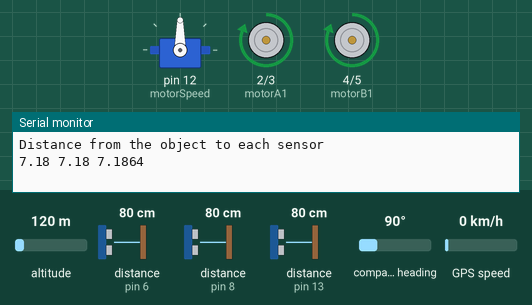
Recording of a sketch running on a simulated Arduino Uno, built for the host (arithmetic inside an expression is 32-bit, double 64-bit). Parts: servo, motor-driver pin pairs drawn as motors (green arrow = first pin HIGH = forward, orange = second pin HIGH = backward, longer = more drive), the last lines printed to the serial monitor. Wiring (inferred from the names in the program): 3 × ultrasonic range finder: trigger pin 7, echo pin 6 / trigger pin 9, echo pin 8 / trigger pin 10, echo pin 13. The inputs (shaded band) are chosen by the test bench; at power-on: distance to the obstacle (sensors on pin 6, pin 8, pin 13) 80 cm, altitude 120 m, compass heading 90°, GPS speed 0 km/h. The echo pulse lasts 58.3 µs per cm; the GPS gets a fix after 3 s at 37.7749, -122.4194 with 8 satellites.

Above: at 1.2 s.
1.3 s: distance to the obstacle (sensor on pin 6) set to 83 cm
At 4.2 s:
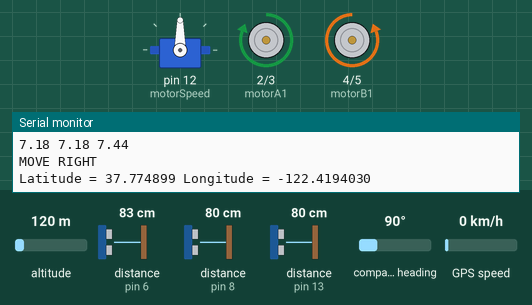
4.5 s: distance to the obstacle (sensor on pin 8) set to 120 cm
At 6.5 s:
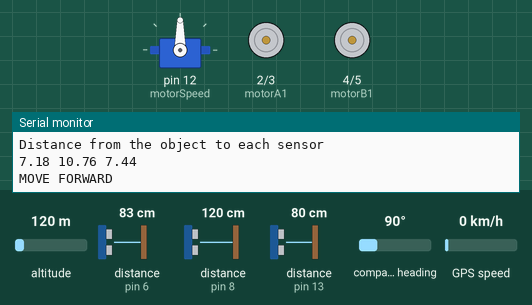
7.5 s: distance to the obstacle (sensor on pin 13) set to 250 cm
At 10.2 s:
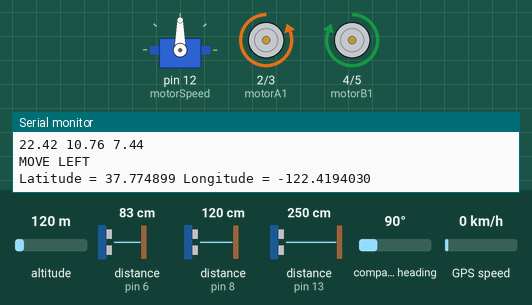
10.5 s: distance to the obstacle (sensor on pin 6) set to 299 cm
At 16.2 s:
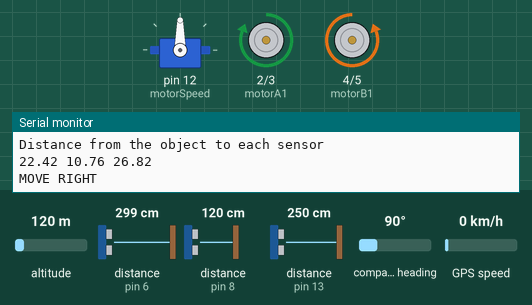
18.3 s: distance to the obstacle (sensor on pin 6) set to 2 cm
At 21.6 s:
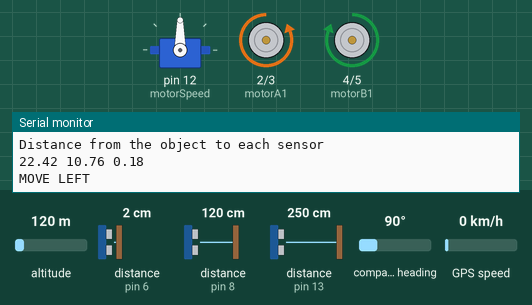
22.7 s: distance to the obstacle (sensor on pin 6) set to 250 cm
At 25.5 s:
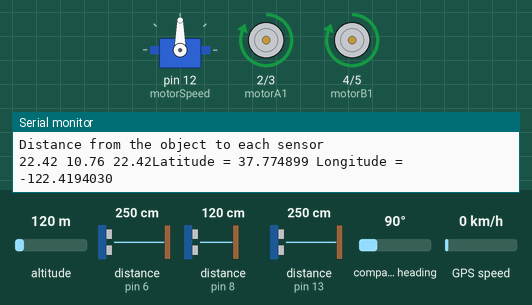
Timing chart, 0 to 26.8 s (numbered marks = the images above; inputs shaded):
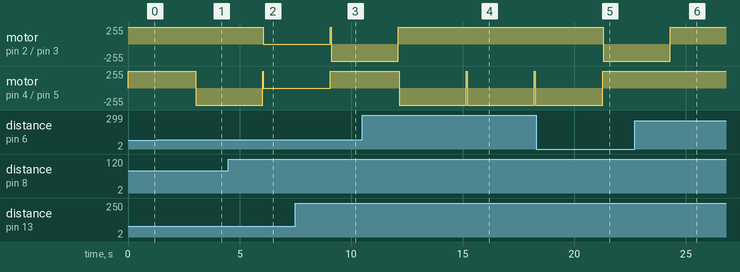

The sketch:

Code.ino
```cpp
#include <Servo.h>
#include <NewPing.h>
#include <TinyGPS.h>
TinyGPS gps;
int echoPinRight = 6;
int trigerPinRight = 7;
int echoPinMiddle = 8;
int trigerPinMiddle = 9;
int echoPinLeft = 13;
int trigerPinLeft = 10;
int motorA1 = 2;
int motorA2 = 3;
int motorB1 = 4;
int motorB2 = 5;
const int motorSpeed = 12;
double echoValueright, echoValuemiddle, echoValueleft;
float cmRight, cmMiddle, cmLeft;
Servo myservo;
float sensorRight()
{
digitalWrite(trigerPinRight, LOW);
delayMicroseconds(2);
digitalWrite(trigerPinRight, HIGH);
delayMicroseconds(10);
digitalWrite(trigerPinRight, LOW);
echoValueright = pulseIn(echoPinRight, HIGH);
cmRight = echoValueright / 650;
//inchesRight=cmRight/2.54;
//Serial.print(cmRight);
return (cmRight);
}
float sensorMiddle()
{
digitalWrite(trigerPinMiddle, LOW);
delayMicroseconds(2);
digitalWrite(trigerPinMiddle, HIGH);
delayMicroseconds(10);
digitalWrite(trigerPinMiddle, LOW);
echoValuemiddle = pulseIn(echoPinMiddle, HIGH);
cmMiddle = echoValuemiddle / 650;
//inchesMiddle=cmMiddle/2.54;
//Serial.print(cmMiddle);
return (cmMiddle);
}
float sensorLeft()
{
digitalWrite(trigerPinLeft, LOW);
delayMicroseconds(2);
digitalWrite(trigerPinLeft, HIGH);
delayMicroseconds(10);
digitalWrite(trigerPinLeft, LOW);
echoValueleft = pulseIn(echoPinLeft, HIGH);
cmLeft = echoValueleft / 650;
//inchesLeft=cmLeft/2.54;
//Serial.print(cmLeft);
return (cmLeft);
}
void setup()
{
Serial.begin(9600);
myservo.attach(12);
pinMode(echoPinLeft, INPUT);
pinMode(trigerPinLeft, OUTPUT);
pinMode(echoPinMiddle, INPUT);
pinMode(trigerPinMiddle, OUTPUT);
pinMode(echoPinRight, INPUT);
pinMode(trigerPinRight, OUTPUT);
pinMode(motorSpeed, OUTPUT);
pinMode(motorA1, OUTPUT);
pinMode(motorA2, OUTPUT);
pinMode(motorB1, OUTPUT);
pinMode(motorB2, OUTPUT);
}
void loop()
{
float cmR, cmM, cmL;
int maxRange = 40;
//analogWrite(motorSpeed, 50);
digitalWrite(motorA1, HIGH);
digitalWrite(motorA2, LOW);
digitalWrite(motorB1, HIGH);
digitalWrite(motorB2, LOW);
cmR = sensorRight();
cmM = sensorMiddle();
cmL = sensorLeft();
Serial.println();
Serial.println("Distance from the object to each sensor");
Serial.println();
Serial.print(cmL);
Serial.print(" ");
Serial.print(cmM);
Serial.print(" ");
Serial.print(cmR);
if ((cmM > maxRange) )
{
digitalWrite(motorA1,HIGH);
digitalWrite(motorA2, HIGH);
digitalWrite(motorB1, HIGH);
digitalWrite(motorB2, HIGH);
Serial.println();
Serial.println("MOVE FORWARD");
}
if ((cmR < maxRange) && (cmL > maxRange) && (cmM < maxRange) )
{
digitalWrite(motorA1,LOW);
digitalWrite(motorA2, HIGH);
digitalWrite(motorB1, HIGH);
digitalWrite(motorB2, LOW);
Serial.println();
Serial.println("MOVE LEFT");
}
else if ((cmR > maxRange) && (cmL < maxRange) && (cmM < maxRange) )
{
digitalWrite(motorA1, HIGH);
digitalWrite(motorA2, LOW);
digitalWrite(motorB1, LOW);
digitalWrite(motorB2, HIGH);
Serial.println();
Serial.println("MOVE RIGHT");
}
else if ((cmR < maxRange) && (cmL < maxRange) && (cmM < maxRange) )
{
if (cmR>cmL && cmR>cmM)
{
  digitalWrite(motorA1, HIGH);
digitalWrite(motorA2, LOW);
digitalWrite(motorB1, LOW);
digitalWrite(motorB2, HIGH);
Serial.println();
Serial.println("MOVE RIGHT");
}
else if (cmR<cmL && cmL>cmM)
{
digitalWrite(motorA1, LOW);
digitalWrite(motorA2, HIGH);
digitalWrite(motorB1, HIGH);
digitalWrite(motorB2, LOW);
Serial.println();
Serial.println("MOVE LEFT");
}
else if(cmM>cmR && cmM>cmL)
{
digitalWrite(motorA1, HIGH);
digitalWrite(motorA2, HIGH);
digitalWrite(motorB1, HIGH);
digitalWrite(motorB2, HIGH);
Serial.println();
Serial.println("MOVE FORWARD");
}
else if (cmM == cmR == cmL )
{
digitalWrite(motorA1, LOW);
digitalWrite(motorA2, LOW);
digitalWrite(motorB1, LOW);
digitalWrite(motorB2, LOW);
Serial.println();
Serial.println("STOP");
}
}
else if ((cmR > maxRange) && (cmL > maxRange) && (cmM < maxRange) )
  {
if (cmL > cmR)
{
digitalWrite(motorA1, LOW);
digitalWrite(motorA2, HIGH);
digitalWrite(motorB1, HIGH);
digitalWrite(motorB2, LOW);
Serial.println();
Serial.println("MOVE LEFT");
}
else if (cmR > cmL)
{
digitalWrite(motorA1, HIGH);
digitalWrite(motorA2, LOW);
digitalWrite(motorB1, LOW);
digitalWrite(motorB2, HIGH);
Serial.println();
Serial.println("MOVE RIGHT");
}
}
bool newData = false;
unsigned long chars;
unsigned short sentences, failed;
// For one second we parse GPS data and report some key values
for (unsigned long start = millis(); millis() - start < 1000;)
{
while (Serial.available())
{
char c = Serial.read();
//Serial.print(c);
if (gps.encode(c))
newData = true;
}
}
if (newData) //If newData is true
  {
float flat, flon;
unsigned long age;
gps.f_get_position(&flat, &flon, &age);
Serial.print("Latitude = ");
Serial.print(flat == TinyGPS::GPS_INVALID_F_ANGLE ? 0.0 : flat, 6);
Serial.print(" Longitude = ");
Serial.print(flon == TinyGPS::GPS_INVALID_F_ANGLE ? 0.0 : flon, 6);
}
Serial.println(failed);
// if (chars == 0)
delay(2000);
}
```

Measured:
- the behaviour switches between 80 and 81 cm on distance to the obstacle (sensor on pin 6) (found by bisection; images 0 and 1)
- after the input at 1.3 s, motor on pin 4 (motorB1) / pin 5 (motorB2): forward 255/255 → backward 255/255 after 1.7 s
- after the input at 4.5 s, motor on pin 2 (motorA1) / pin 3 (motorA2): forward 255/255 → stopped after 1.6 s
- after the input at 7.5 s, motor on pin 4 (motorB1) / pin 5 (motorB2): goes on until 9.1 s, then stays forward 255/255
- after the input at 10.5 s, motor on pin 2 (motorA1) / pin 3 (motorA2): goes on until 12.1 s, then stays forward 255/255; motor on pin 4 (motorB1) / pin 5 (motorB2): forward 255/255 → backward 255/255 after 1.6 s
- after the input at 18.3 s, motor on pin 2 (motorA1) / pin 3 (motorA2): forward 255/255 → backward 255/255 after 3.0 s; motor on pin 4 (motorB1) / pin 5 (motorB2): goes on until 21.3 s, then stays forward 255/255
- after the input at 22.7 s, motor on pin 2 (motorA1) / pin 3 (motorA2): goes on until 24.3 s, then stays forward 255/255
